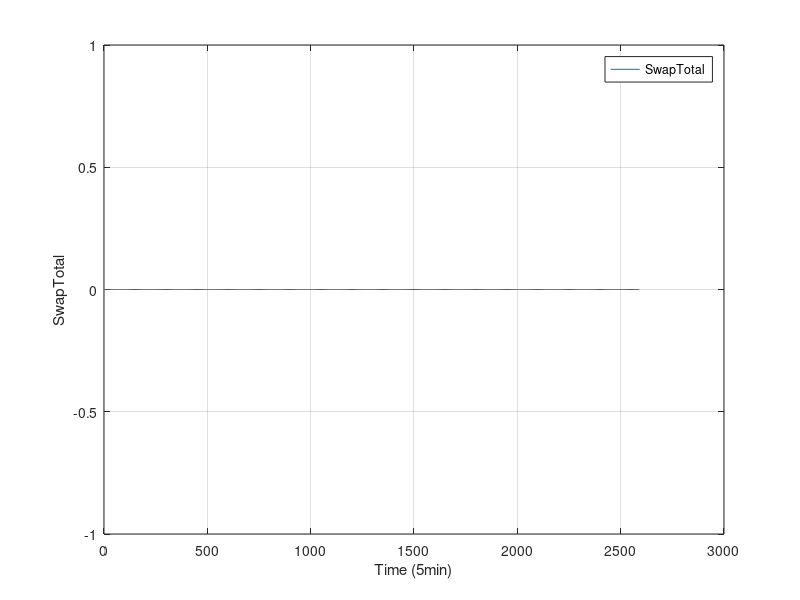

This figure's MATLAB source:
#! /usr/bin/octave -qf
fig = figure;
data = dlmread("finput.txt"," ");
size(data);
set(fig, "visible", "off");
time = data(:,1);
MemTotal = data(:,2);
MemFree = data(:,3);
Buffers = data(:,4);
Cached = data(:,5);
SwapCached = data(:,6);
Active = data(:,7);
Inactive = data(:,8);
SwapTotal = data(:,9);
SwapFree = data(:,10);
Dirty = data(:,11);
Writeback = data(:,12);
AnonPages = data(:,13);
Mapped = data(:,14);
Slab = data(:,15);
SReclaimable = data(:,16);
SUnreclaim = data(:,17);
PageTables = data(:,18);
NFS_Unstable = data(:,19);
Bounce = data(:,20);
WritebackTmp = data(:,21);
CommitLimit = data(:,22);
Committed_AS = data(:,23);
VmallocTotal = data(:,24);
VmallocUsed = data(:,25);
VmallocChunk = data(:,26);

plot(time,SwapTotal,";SwapTotal;"), grid

xlabel("Time (5min)");
ylabel("SwapTotal");
print("SwapTotal.png", "-dpng");
